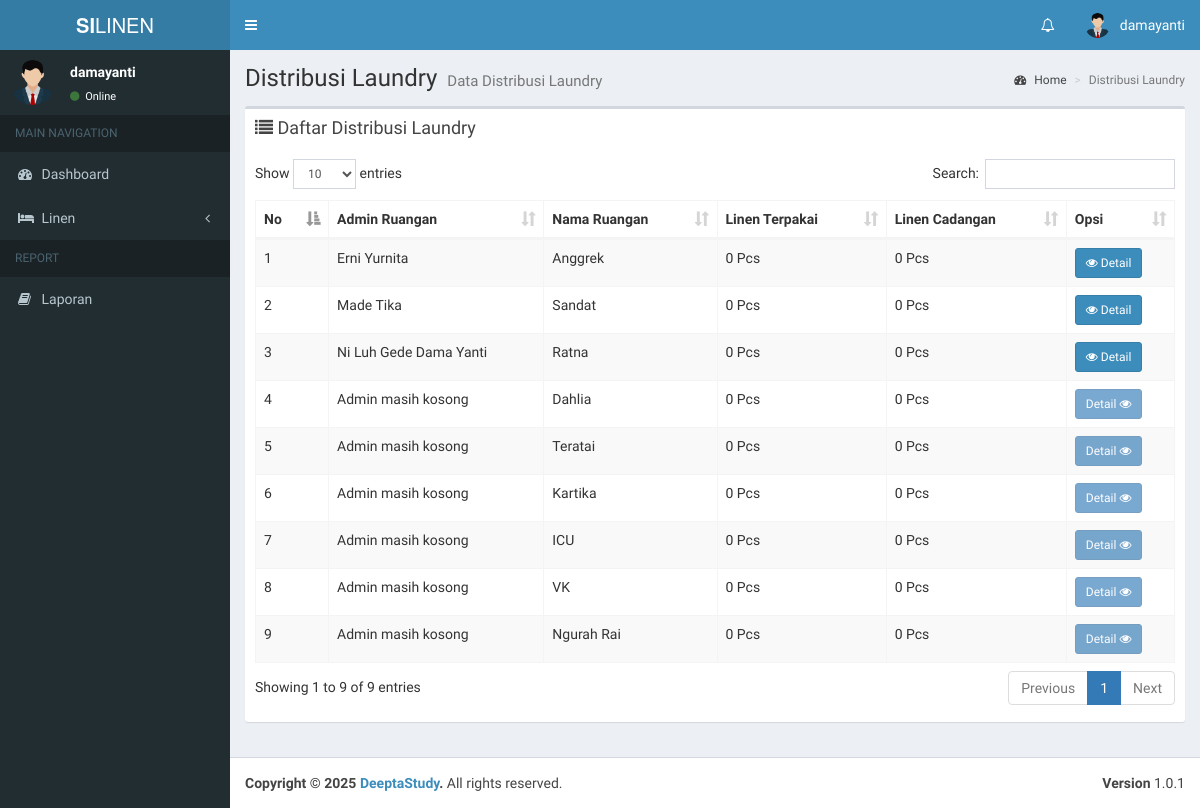
Page /admin/data_distribusi_laundry.php (signed in) on the committed database.
### tables this page shows
CREATE TABLE `users` (
  `id` int(11) NOT NULL,
  `nama` varchar(100) NOT NULL,
  `username` varchar(100) NOT NULL,
  `email` varchar(100) NOT NULL,
  `password` varchar(100) NOT NULL,
  `hak_akses` varchar(25) NOT NULL,
  `status` int(11) NOT NULL,
  `status_ruangan` int(11) DEFAULT NULL
);

CREATE TABLE `ruangan` (
  `id` int(11) NOT NULL,
  `id_user` int(11) DEFAULT NULL,
  `nama_ruangan` varchar(199) NOT NULL,
  `telp_ruangan` varchar(15) NOT NULL,
  `status` int(11) NOT NULL
);

### admin/data_distribusi_laundry.php (the view, shortened to what this page needs)
<?php
include '../koneksi.php';
$additionalCSS = [
    '../assets/plugins/datatables/dataTables.bootstrap.css',
    'https://cdnjs.cloudflare.com/ajax/libs/lightbox2/2.11.3/css/lightbox.min.css',
    '../assets/dist/css/linen.css'
];
$pageTitle = "Distribusi Laundry";
$pageDesc = "Data Distribusi Laundry";
$distribusiLinen = mysqli_query($koneksi, "SELECT
            r.id,
            u.nama as admin_ruangan,
            r.nama_ruangan,
            COALESCE(SUM(lr.linen_terpakai), 0) as total_terpakai,
            COALESCE(SUM(lr.linen_cadangan), 0) as total_cadangan
        FROM ruangan r
        LEFT JOIN linen_ruangan lr ON r.id = lr.id_ruangan
        LEFT JOIN users u ON r.id_user = u.id
        GROUP BY r.id, r.nama_ruangan
        ORDER BY r.id_user DESC");
?>
<section class="content">
    <div class="row">
        <div class="col-xs-12">
            <div class="box">
                <div class="box-header">
                    <h3 class="box-title">
                        <i class="fa fa-list"></i> Daftar Distribusi Laundry
                    </h3>
                </div>
                <div class="box-body">
                    <table id="example1" class="table table-bordered table-striped">
                        <thead>
                            <tr>
                                <th>No</th>
                                <th>Admin Ruangan</th>
                                <th>Nama Ruangan</th>
                                <th>Linen Terpakai</th>
                                <th>Linen Cadangan</th>
                                <th>Opsi</th>
                            </tr>
                        </thead>
                        <tbody>
                            <?php
                            $no = 1;
                            while ($data = mysqli_fetch_assoc($distribusiLinen)):
                            ?>
                                <tr>
                                    <td><?= $no++; ?></td>
                                    <td>
                                        <?= htmlspecialchars($data['admin_ruangan'] ?? 'Admin masih kosong') ?>
                                    </td>
                                    <td><?= htmlspecialchars($data['nama_ruangan']) ?></td>
                                    <td><?= htmlspecialchars($data['total_terpakai']) ?> Pcs</td>
                                    <td><?= htmlspecialchars($data['total_cadangan']) ?> Pcs</td>
                                    <td>
                                        <?php if (!empty($data['admin_ruangan'])): ?>
                                            <a href="detail_distribusi_laundry.php?id=<?= $data['id'] ?>" class="btn btn-sm btn-primary" title="Edit">
                                                <i class="fa fa-eye"></i> Detail
                                            </a>
                                        <?php else: ?>
                                            <button class="btn btn-sm btn-primary" disabled>Detail <i class="fa fa-eye"></i></button>
                                        <?php endif; ?>
                                    </td>
                                </tr>
                            <?php endwhile; ?>
                        </tbody>
                    </table>
                </div>
            </div>
        </div>
    </div>
</section>
<?php
$content = ob_get_clean();
include __DIR__ . '/../layouts/header.php';
echo $content;
include __DIR__ . '/../layouts/footer.php';
?>

### layouts/header.php (shortened to what this page needs)
<?php
include '../koneksi.php';
$username = $_SESSION['username'];
$query = mysqli_query($koneksi, "SELECT * FROM users WHERE username = '$username'");
$row = mysqli_fetch_assoc($query);
?>
<!DOCTYPE html>
<html>
<head>
    <link rel="stylesheet" href="../assets/bootstrap/css/bootstrap.min.css">
    <link rel="stylesheet" href="https://maxcdn.bootstrapcdn.com/font-awesome/4.4.0/css/font-awesome.min.css">
    <link rel="stylesheet" href="https://code.ionicframework.com/ionicons/2.0.1/css/ionicons.min.css">
    <link rel="stylesheet" href="../assets/dist/css/AdminLTE.min.css">
    <link rel="stylesheet" href="../assets/dist/css/skins/_all-skins.min.css">
    <link rel="stylesheet" href="../assets/plugins/iCheck/flat/blue.css">
    <link rel="stylesheet" href="../assets/plugins/morris/morris.css">
    <link rel="stylesheet" href="../assets/plugins/jvectormap/jquery-jvectormap-1.2.2.css">
    <?php if (!empty($additionalCSS)): ?>
        <?php foreach ($additionalCSS as $css): ?>
            <link rel="stylesheet" href="<?= htmlspecialchars($css) ?>">
        <?php endforeach; ?>
    <?php endif; ?>
</head>
<body class="hold-transition skin-blue sidebar-mini">
    <div class="wrapper">
        <header class="main-header">
            <a href="#" class="logo">
                <span class="logo-lg"><b>SI</b>LINEN</span>
            </a>
            <nav class="navbar navbar-static-top" role="navigation">
                <a href="#" class="sidebar-toggle" data-toggle="offcanvas" role="button">
                </a>
                <div class="navbar-custom-menu">
                    <ul class="nav navbar-nav">
                        <li class="dropdown notifications-menu">
                            <a href="#" class="dropdown-toggle" data-toggle="dropdown">
                                <i class="fa fa-bell-o"></i>
                            </a>
                        </li>
                        <li class="dropdown user user-menu">
                            <a href="#" class="dropdown-toggle" data-toggle="dropdown">
                                <img src="../assets/images/avatar.png" class="user-image" alt="User Image">
                                <span class="hidden-xs"><?= $row['username']; ?></span>
                            </a>
                        </li>
                    </ul>
                </div>
            </nav>
        </header>
        <div class="content-wrapper">
            <section class="content-header">
                <h1>
                    <?php echo isset($pageTitle) ? $pageTitle : 'Dashboard'; ?>
                    <small><?php echo isset($pageDesc) ? $pageDesc : 'Control Panel'; ?></small>
                </h1>
                <ol class="breadcrumb">
                    <li><a href="#"><i class="fa fa-dashboard"></i> Home</a></li>
                    <li class="active"><?php echo isset($pageTitle) ? $pageTitle : 'Dashboard'; ?></li>
                </ol>
            </section>
            <?php include __DIR__ . '/navigation.php'; ?>

### layouts/navigation.php (shortened to what this page needs)
<aside class="main-sidebar">
    <section class="sidebar">
        <div class="user-panel">
            <div class="pull-left image">
                <img src="../assets/images/avatar.png" class="img-circle" alt="User Image">
            </div>
            <div class="pull-left info">
                <p><?= $row['username']; ?></p>
                <a href="#"><i class="fa fa-circle text-success"></i> Online</a>
            </div>
        </div>
        <?php
            if ($row['hak_akses'] == 'admin') {
        ?>
        <ul class="sidebar-menu">
            <li class="header">MAIN NAVIGATION</li>
            <li class="<?= $_SESSION['active_menu'] == 'dashboard' ? 'active' : '' ?>">
                <a href="../admin/">
                    <i class="fa fa-dashboard"></i> <span>Dashboard</span>
                </a>
            </li>
            <li class="treeview <?= $_SESSION['active_menu'] == 'pengguna' ? 'active' : '' ?>">
                <a href="#">
                    <i class="fa fa-users"></i> <span>Pengguna</span>
                    <i class="fa fa-angle-left pull-right"></i>
                </a>
                <ul class="treeview-menu">
                    <li><a href="../admin/tambah_pengguna.php"><i class="fa fa-plus"></i> Tambah Pengguna Baru</a></li>
                    <li><a href="../admin/data_pengguna.php"><i class="fa fa-arrow-circle-right"></i> Data Pengguna</a></li>
                </ul>
            </li>
            <li class="<?= $_SESSION['active_menu'] == 'ruangan' ? 'active' : '' ?>">
                <a href="../admin/data_ruangan.php">
                    <i class="fa fa-building"></i> <span>Ruangan</span>
                </a>
            </li>
            <li class="<?= $_SESSION['active_menu'] == 'linen' ? 'active' : '' ?>">
                <a href="../admin/data_linen.php">
                    <i class="fa fa-bed"></i> <span>Data Linen</span>
                </a>
            </li>
            <li class="<?= $_SESSION['active_menu'] == 'linen_ruangan' ? 'active' : '' ?>">
                <a href="../admin/linen_ruangan.php">
                    <i class="fa fa-bed"></i> <span>Linen Ruangan</span>
                </a>
            </li>
            <li class="treeview <?= $_SESSION['active_menu'] == 'distribusi' ? 'active' : '' ?>">
                <a href="#">
                    <i class="fa fa-tint"></i> <span>Distribusi</span>
                    <i class="fa fa-angle-left pull-right"></i>
                </a>
                <ul class="treeview-menu">
                    <li><a href="../admin/data_pengajuan.php"><i class="fa fa-paper-plane"></i> Pengajuan Linen</a></li>
                    <li><a href="../admin/data_pencucian.php"><i class="fa fa-tint"></i> Permohonan Pencucian</a></li>
                    <!-- <li><a href="../admin/linen_bersih.php"><i class="fa fa-check-circle"></i> Linen Bersih</a></li>
                    <li><a href="../admin/linen_kotor.php"><i class="fa fa-exclamation-circle"></i> Linen Kotor</a></li> -->
                </ul>
            </li>
            <li class="header">REPORT</li>
            <li><a href="#"><i class="fa fa-book"></i> <span>Laporan</span></a></li>
        </ul>
        <?php
            }else if($row['hak_akses'] == 'admin_ruangan'){
        ?>
        <ul class="sidebar-menu">
            <li class="header">MAIN NAVIGATION</li>
            <li class="<?= $_SESSION['active_menu'] == 'dashboard' ? 'active' : '' ?>">
                <a href="../admin_ruangan/">
                    <i class="fa fa-dashboard"></i> <span>Dashboard</span>
                </a>
            </li>
            <li class="treeview <?= $_SESSION['active_menu'] == 'linen' ? 'active' : '' ?>">
                <a href="#">
                    <i class="fa fa-bed"></i> <span>Linen</span>
                    <i class="fa fa-angle-left pull-right"></i>
                </a>
            </li>
            <li class="header">REPORT</li>
            <li><a href="#"><i class="fa fa-book"></i> <span>Laporan</span></a></li>
        </ul>
        <?php
            }else if($row['hak_akses'] == 'petugas_laundry'){
        ?>
        <?php
            }else if($row['hak_akses'] == 'kepala_penanggung_jawab'){
        ?>
        <?php
            }
        ?>
    </section>
</aside>

### rows in the picture
users: username "damayanti"
ruangan: id_user.nama "Erni Yurnita", nama_ruangan "Anggrek", total_terpakai "0", total_cadangan "0"
ruangan: id_user.nama "Made Tika", nama_ruangan "Sandat", total_terpakai "0", total_cadangan "0"
ruangan: id_user.nama "Ni Luh Gede Dama Yanti", nama_ruangan "Ratna", total_terpakai "0", total_cadangan "0"
ruangan: admin_ruangan "Admin masih kosong", nama_ruangan "Dahlia", total_terpakai "0", total_cadangan "0", shows "Detail"
ruangan: admin_ruangan "Admin masih kosong", nama_ruangan "Teratai", total_terpakai "0", total_cadangan "0", shows "Detail"
ruangan: admin_ruangan "Admin masih kosong", nama_ruangan "Kartika", total_terpakai "0", total_cadangan "0", shows "Detail"
ruangan: admin_ruangan "Admin masih kosong", nama_ruangan "ICU", total_terpakai "0", total_cadangan "0", shows "Detail"
ruangan: admin_ruangan "Admin masih kosong", nama_ruangan "VK", total_terpakai "0", total_cadangan "0", shows "Detail"
ruangan: admin_ruangan "Admin masih kosong", nama_ruangan "Ngurah Rai", total_terpakai "0", total_cadangan "0", shows "Detail"

### other values in the picture
$pageTitle "Distribusi Laundry"
$pageDesc "Data Distribusi Laundry"
